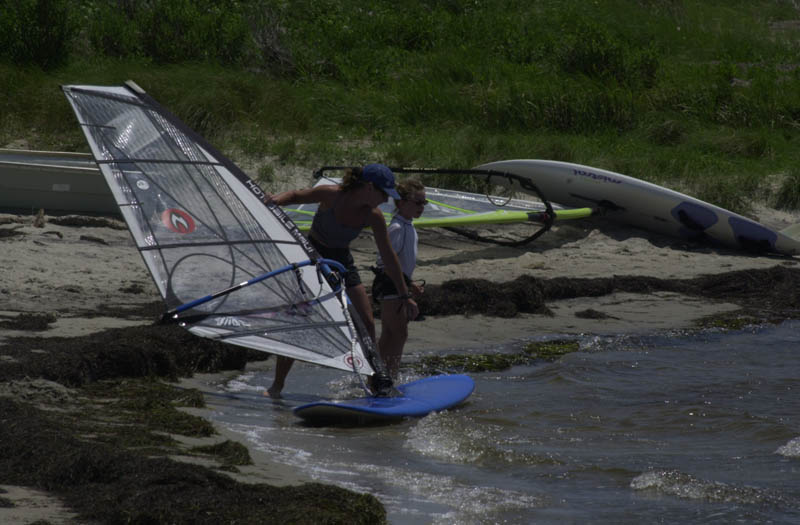
#> input picture 0514/img1.jpg, 800 x 525 px, given in place of img01.jpg, which was not available
$ python 01_warpAffine.py ../../0514/img1.jpg   (older library calls are emulated)
#> lines starting #> are read from the running program, lines starting #| are printed output that depends on the picture; pictures that were not available may be replaced by others from this repository, and a replacement may not be noted
# -*- coding: utf-8 -*-
import numpy as np
import cv2
import sys
import math
#主函數
if __name__ == "__main__":

        #image = cv2.imread(sys.argv[1],cv2.CV_LOAD_IMAGE_GRAYSCALE)#OpenCV2.X
    image = cv2.imread("img01.jpg",cv2.IMREAD_GRAYSCALE)#OpenCV3.X
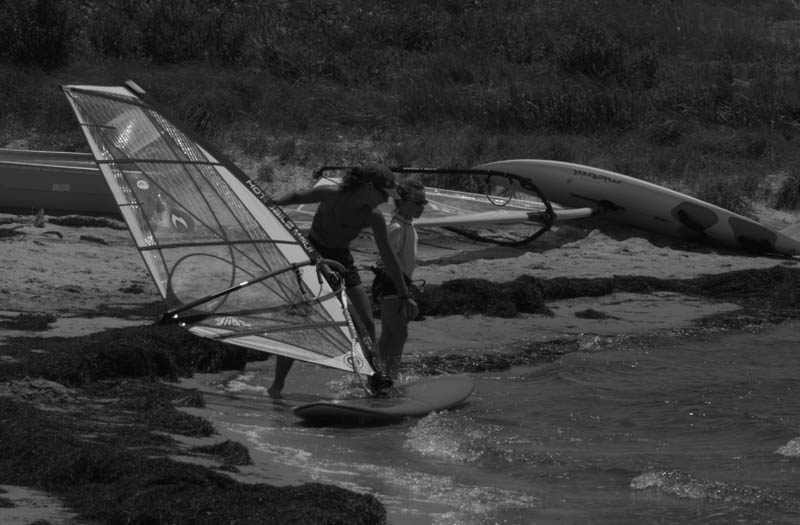
#> image: shape (525, 800); min 0, max 255, mean 56.2

    #原圖的高寬
    h,w=image.shape[:2]
#> h = 525; w = 800
    #仿射變換矩陣，縮小兩倍
    A1 = np.array([[0.5,0,0],[0,0.5,0]],np.float32)
    #仿射函數cv2.warpAffine()接受三個參數，需要圖像、變換矩陣、變換後的大小
    d1 = cv2.warpAffine(image,A1,(w,h),borderValue=125)
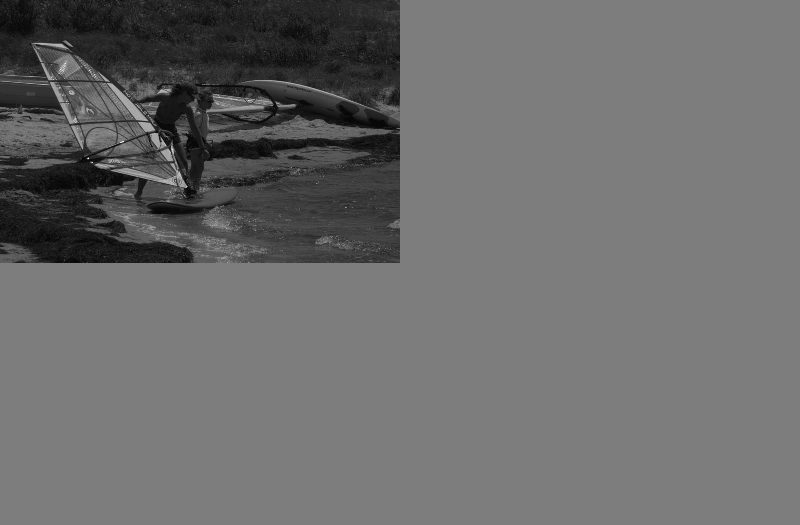
#> d1: shape (525, 800); min 0, max 255, mean 107.8
    #先縮小兩倍，再平移
    A2 = np.array([[0.5,0,w/4],[0,0.5,h/4]],np.float32)
#> A2 = [[0.5, 0, 200], [0, 0.5, 131.2]]
    d2 = cv2.warpAffine(d1,A2,(w,h),borderValue=255)
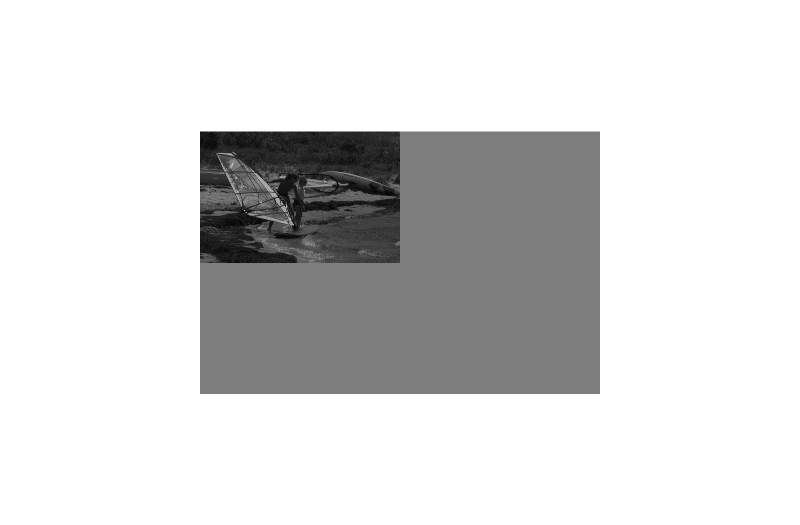
#> d2: shape (525, 800); min 5, max 255, mean 218.2
    #在 d2 的基礎上，繞圖像的中心點旋轉(逆時針30度)
    A3 = cv2.getRotationMatrix2D((w/2,h/2),30,1)
    d3 = cv2.warpAffine(d2,A3,(w,h),borderValue=125)
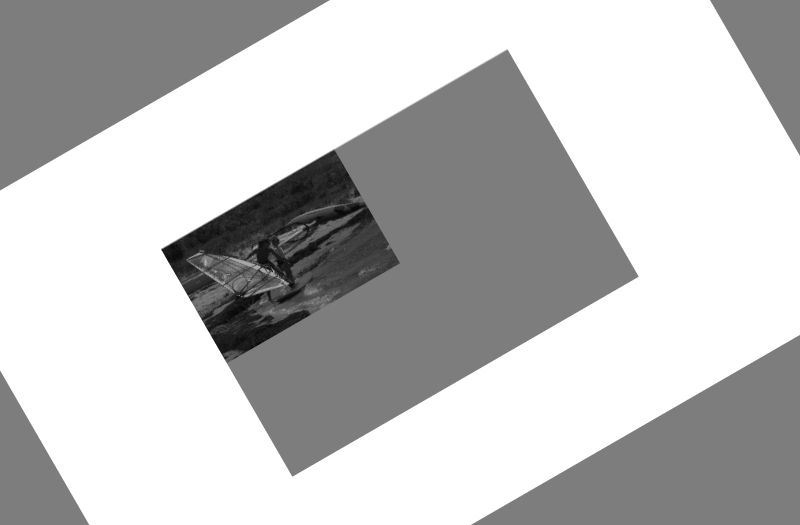
#> d3: shape (525, 800); min 7, max 255, mean 194.5

    cv2.imshow("image",image)
    cv2.imshow("d1",d1)
    cv2.imshow("d2",d2)
    cv2.imshow("d3",d3)
    #cv2.imwrite("d3.jpg",d3)
    cv2.waitKey(0)
    cv2.destroyAllWindows()

$ run again, on 0514/img2.jpg
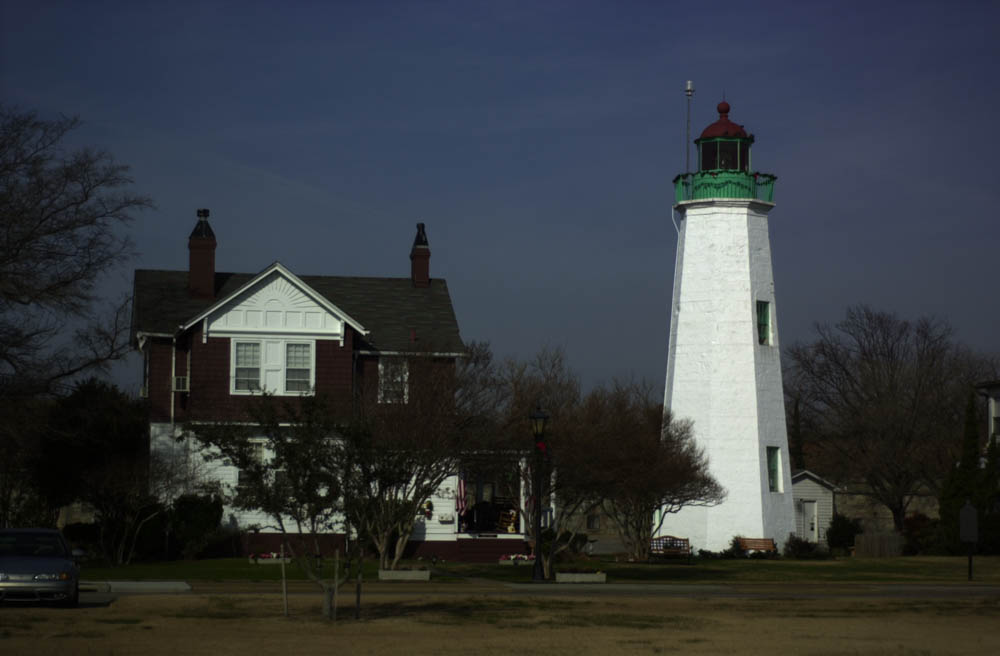
#> input picture 0514/img2.jpg, 1000 x 656 px, given in place of img01.jpg, which was not available
#> `d1 = cv2.warpAffine(image,A1,(w,h),borderValue=125)`:
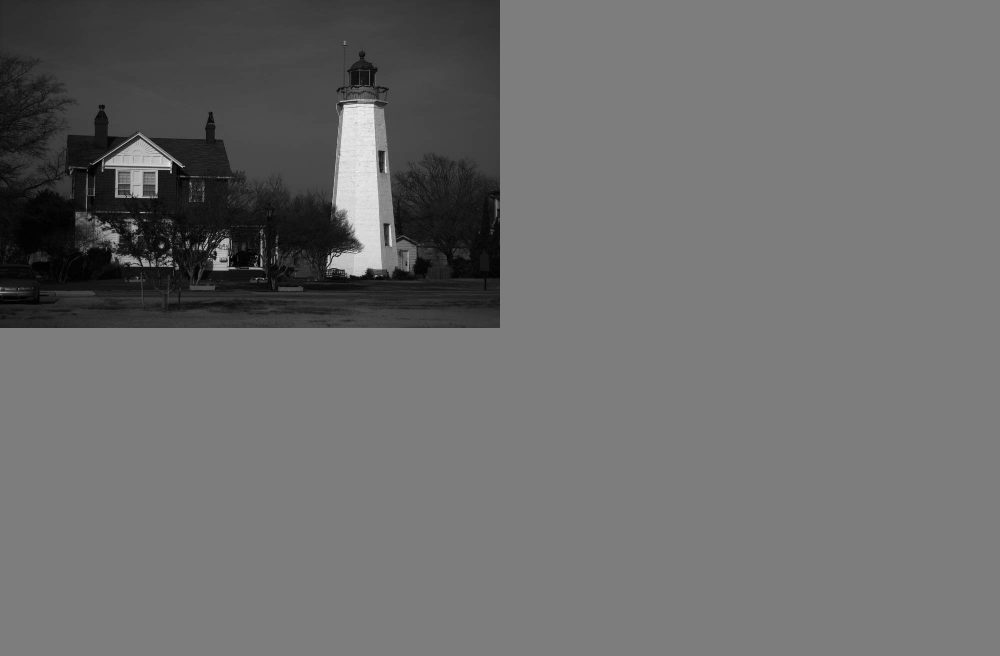
#> d1: shape (656, 1000); min 0, max 247, mean 108.1
#> `d3 = cv2.warpAffine(d2,A3,(w,h),borderValue=125)`:
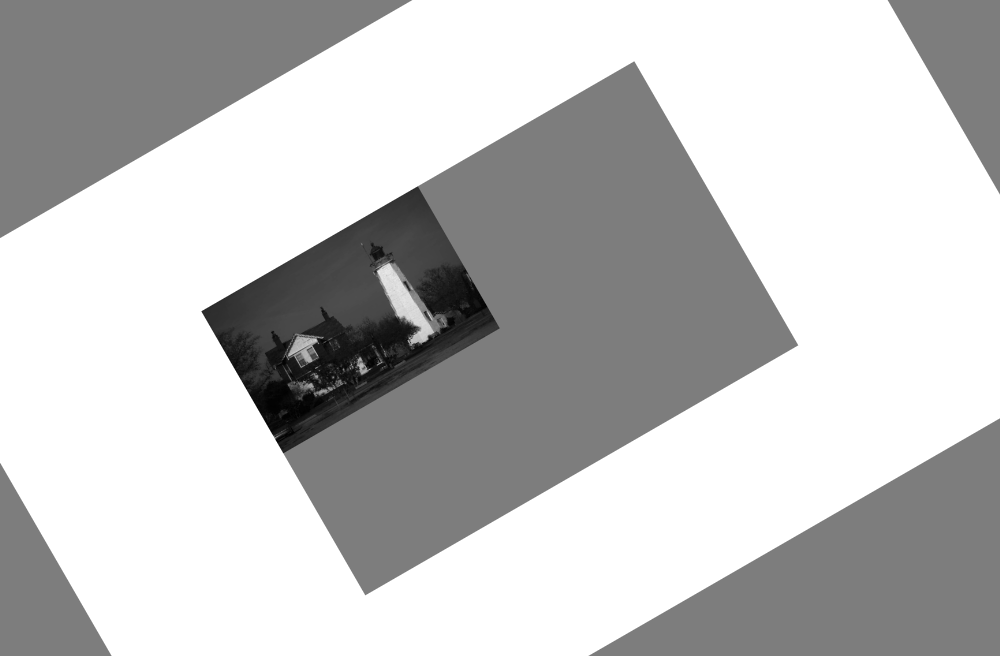
#> d3: shape (656, 1000); min 0, max 255, mean 194.5
